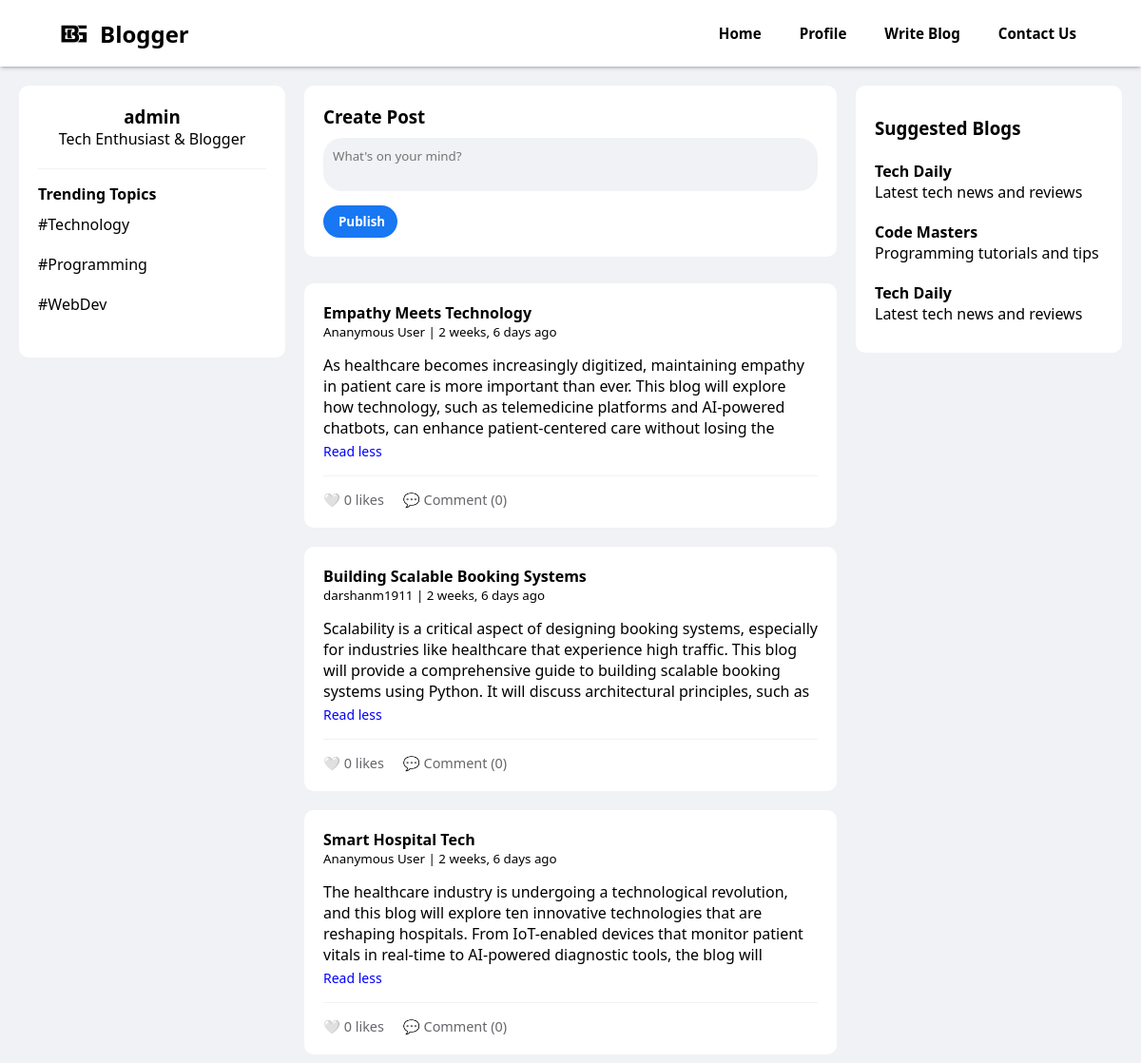
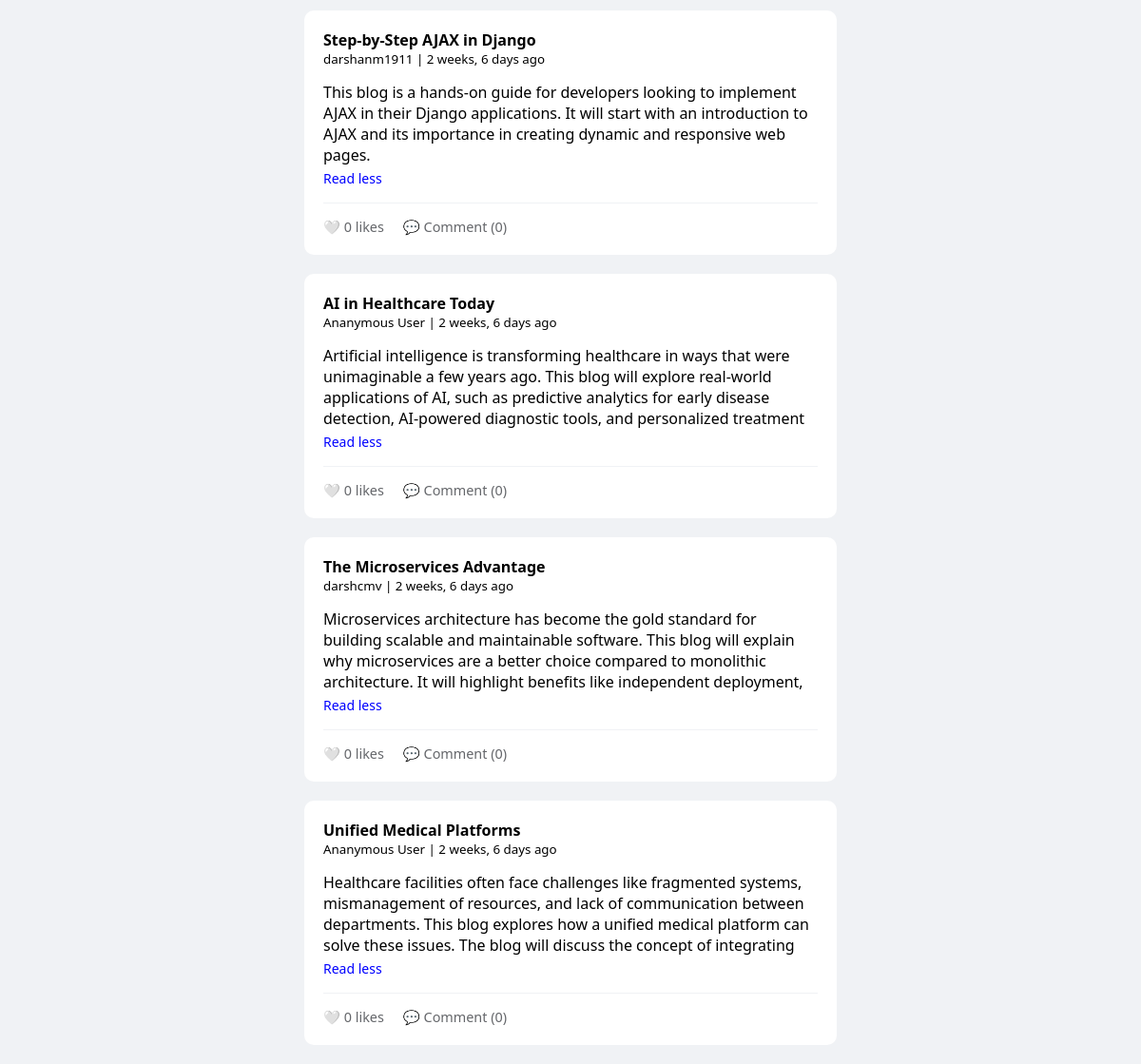
Page /index/ (signed in) on the committed database (2 pictures, top to bottom).
### home/models.py (models this page shows, shortened)
class Blogs(models.Model):
    user_name=models.CharField(max_length=100)
    title=models.CharField(max_length=100)
    content =models.TextField(max_length=10000)
    date =models.DateField()
    ananymous=models.BooleanField(default=False)
    likes=models.IntegerField(default=0)

### home/views.py (the view)
# urls.py: path("index/",views.index,name="Home"),
def index(request):
    if isinstance(request.user, AnonymousUser):
        return redirect(login_user)
    data=Blogs.objects.exclude(user_name=request.user).values().order_by('-id')
    serializer=BlogSerializer(data,many=True)
    d=serializer.data
    for blog in d:
        if Likes.objects.filter(blog_id=blog['id'], user_name=request.user).exists():
            blog['liked'] = True
        blog_date = datetime.strptime(blog['date'], "%Y-%m-%d")
        blog['time_ago'] = timesince(d=blog_date)
        blog['comments'] = Comments.objects.filter(blog_id=blog['id']).order_by('-id')
        blog['no_of_comments'] = len(blog['comments'])
    return render(request,'index.html',{'blogs': d})

### templates/index.html (shortened to what this page needs)
{% extends "base.html" %} {% block css %}
<link rel="stylesheet" href="\static\index.css" />
{% endblock css %}
{% block body %}
<body>
  <div class="main-container">
    <aside class="sidebar">
      <div class="profile-card">
        <h3>{{request.user.get_full_name}}</h3>
        <p>Tech Enthusiast & Blogger</p>
      </div>
      <div class="trending">
        <h4>Trending Topics</h4>
        <div class="trending-item">
          <span>#Technology</span>
        </div>
        <div class="trending-item">
          <span>#Programming</span>
        </div>
        <div class="trending-item">
          <span>#WebDev</span>
        </div>
      </div>
    </aside>
    <main class="feed">
      <div class="create-post">
        <h3>Create Post</h3>
        <textarea class="post-input" placeholder="What's on your mind?"></textarea>
        <button class="btn btn-primary" style="margin-top: 10px;">Publish</button>
      </div>
      {% for blog in blogs %}
      <div class="post-card">
        <div class="post-header">
          <div class="post-meta">
            <strong>{{ blog.title }}</strong>
            <small>
              {% if blog.ananymous %}
              <span class="span">Ananymous User</span>
              {% else %}
              <span class="span">{{blog.user_name}}</span>
              {% endif %}
              | {{ blog.time_ago }} ago</small>
          </div>
        </div>
        {% if blog.content|length > 320 %}
        <p class="blog-para blog-para{{blog.id}}">{{ blog.content|linebreaksbr }}</p>
        <a class="readmore" onclick="readmore('{{blog.id}}')">Read less</a>
        {% else %}
        <p class="blog-para blog-para{{blog.id}}" style="text-align: justify; height:auto">{{ blog.content|linebreaksbr }}</p>
        {% endif %}
        <div class="post-actions">
          <button id="likes{{blog.id}}" class="action-btn" onclick="blogLike('{{ blog.id }}')">
            {% if blog.liked %}
            ❤️
            {% else %}
            🤍
            {% endif %}
            {{blog.likes}} likes
          </button>
          <button id="n-comments{{blog.id}}" class="action-btn comment-toggle">💬 Comment ({{blog.no_of_comments}})</button>
        </div>
      </div>
      {% endfor %}
    </main>
    <aside class="sidebar">
      <h3 style="margin: 12px 0;">Suggested Blogs</h3>
      <div class="trending-item">
        <div>
          <strong>Tech Daily</strong>
          <p>Latest tech news and reviews</p>
        </div>
      </div>
      <div class="trending-item">
        <div>
          <strong>Code Masters</strong>
          <p>Programming tutorials and tips</p>
        </div>
      </div>
      <div class="trending-item">
        <div>
          <strong>Tech Daily</strong>
          <p>Latest tech news and reviews</p>
        </div>
      </div>
    </aside>
  </div>
</body>
{% endblock body %}

### templates/base.html (shortened to what this page needs)
{% load static %}
<!DOCTYPE html>
<html lang="en">
<head>
  <link rel="stylesheet" type="text/css" target="_blank" href="\static\nav.css" />
  {% block css %} {% endblock css %}
</head>
<body>
  <nav>
    <div class="logo">
      <img src="\static\logo.png" alt="logo" />
      <h1>Blogger</h1>
    </div>
    <ul>
      <li>
        <a href="/index">Home</a>
      </li>
      <li>
        <a href="/profile">Profile</a>
      </li>
      <li>
        <a href="/writeblog">Write Blog</a>
      </li>
      <li>
        <a href="/contact">Contact Us</a>
      </li>
    </ul>
  </nav>
   {% block body %} {% endblock body %}
</body>
</html>

### static/nav.css (style rules this page uses)
* { box-sizing: border-box; font-family: "Segoe UI", Tahoma, Geneva, Verdana, sans-serif; }
body { padding: 0; margin: 0; font-family: "Poppins", sans-serif; }
nav { padding: 5px 5%; display: flex; justify-content: space-between; align-items: center; box-shadow: rgba(50, 50, 93, 0.25) 0px 2px 5px -1px, rgba(0, 0, 0, 0.3) 0px 1px 3px -1px; z-index: 1; position: sticky; top: 0; background-color: white; height: 70px; }
nav .logo { display: flex; align-items: center; }
nav .logo img { height: 35px; width: auto; margin-right: 10px; }
nav .logo h1 { font-size: 1.5rem; font-weight: bold; }
nav ul { list-style: none; display: flex; }
nav ul li { margin-left: 1.5rem; }
nav ul li a { text-decoration: none; color: #000; font-size: 95%; font-weight: 600; padding: 4px 8px; border-radius: 5px; }

### static/index.css (style rules this page uses)
* { margin: 0; padding: 0; box-sizing: border-box; font-family: "Segoe UI", Tahoma, Geneva, Verdana, sans-serif; }
body { background-color: #f0f2f5; }
.btn { padding: 0.5rem 1rem; border: none; border-radius: 20px; cursor: pointer; font-weight: 600; }
.btn-primary { background-color: #1877f2; color: white; width: 78px; }
.main-container { max-width: 1200px; margin: 0 auto; padding: 20px; display: grid; grid-template-columns: 1fr 2fr 1fr; gap: 20px; }
.sidebar { background: white; border-radius: 10px; padding: 20px; height: fit-content; position: sticky; top: 90px; }
.profile-card { text-align: center; padding-bottom: 20px; border-bottom: 1px solid #f0f2f5; }
.feed { display: flex; flex-direction: column; gap: 20px; }
.post-card { background: white; border-radius: 10px; padding: 20px; }
.post-header { display: flex; align-items: center; gap: 10px; margin-bottom: 15px; }
.post-meta { display: flex; flex-direction: column; }
.post-actions { display: flex; gap: 20px; padding-top: 15px; border-top: 1px solid #f0f2f5; margin-top: 15px; }
.action-btn { display: flex; align-items: center; gap: 5px; background: none; border: none; cursor: pointer; color: #65676b; font-size: 0.9rem; }
.create-post { background: white; border-radius: 10px; padding: 20px; margin-bottom: 8px; }
.post-input { width: 100%; padding: 10px; border: none; border-radius: 20px; background-color: #f0f2f5; margin-top: 10px; resize: none; }
.trending { padding: 15px 0; }
.trending-item { display: flex; align-items: center; gap: 10px; padding: 10px 0; cursor: pointer; }
.readmore { font-size: 14px; color: blue; cursor: pointer; }
.blog-para { height: 90px; overflow: hidden; }

### rows in the picture
Blogs: title "Empathy Meets Technology", content "As healthcare becomes increasingly digitized, maintaining empathy in patient care is more important than ever. This blog will explore how technology, such as telemedicine platforms and AI-powered chatbots, can enhance patient-centered care without losing the…"
Blogs: title "Building Scalable Booking Systems", user_name "darshanm1911", content "Scalability is a critical aspect of designing booking systems, especially for industries like healthcare that experience high traffic. This blog will provide a comprehensive guide to building scalable booking systems using Python. It will discuss architectural principles, such as…"
Blogs: title "Smart Hospital Tech", content "The healthcare industry is undergoing a technological revolution, and this blog will explore ten innovative technologies that are reshaping hospitals. From IoT-enabled devices that monitor patient vitals in real-time to AI-powered diagnostic tools, the blog will…"
Blogs: title "Step-by-Step AJAX in Django", user_name "darshanm1911", content "This blog is a hands-on guide for developers looking to implement AJAX in their Django applications. It will start with an introduction to AJAX and its importance in creating dynamic and responsive web pages."
Blogs: title "AI in Healthcare Today", content "Artificial intelligence is transforming healthcare in ways that were unimaginable a few years ago. This blog will explore real-world applications of AI, such as predictive analytics for early disease detection, AI-powered diagnostic tools, and personalized treatment…"
Blogs: title "The Microservices Advantage", user_name "darshcmv", content "Microservices architecture has become the gold standard for building scalable and maintainable software. This blog will explain why microservices are a better choice compared to monolithic architecture. It will highlight benefits like independent deployment,…"
Blogs: title "Unified Medical Platforms", content "Healthcare facilities often face challenges like fragmented systems, mismanagement of resources, and lack of communication between departments. This blog explores how a unified medical platform can solve these issues. The blog will discuss the concept of integrating…"

### other values in the picture
{{ request.user.get_full_name }} "admin"
{{ blog.time_ago }} "2 weeks, 6 days" "2 weeks, 6 days" "2 weeks, 6 days" "2 weeks, 6 days" "2 weeks, 6 days" "2 weeks, 6 days" "2 weeks, 6 days"
{{ blog.likes }} "0" "0" "0" "0" "0" "0" "0"
{{ blog.no_of_comments }} "0" "0" "0" "0" "0" "0" "0"
